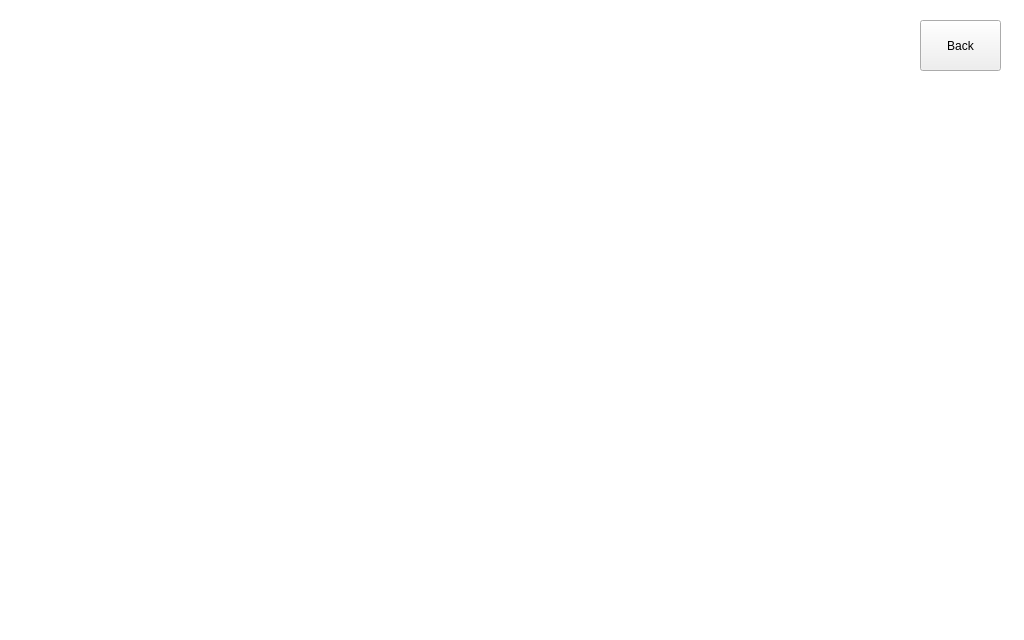
<?xml version="1.0" encoding="UTF-8"?>
<ui version="4.0">
 <class>MainWindow</class>
 <widget class="QMainWindow" name="MainWindow">
  <property name="geometry">
   <rect>
    <x>0</x>
    <y>0</y>
    <width>1024</width>
    <height>640</height>
   </rect>
  </property>
  <property name="minimumSize">
   <size>
    <width>1024</width>
    <height>640</height>
   </size>
  </property>
  <property name="maximumSize">
   <size>
    <width>1024</width>
    <height>640</height>
   </size>
  </property>
  <property name="windowTitle">
   <string>Reborn</string>
  </property>
  <property name="styleSheet">
   <string notr="true">QMainWindow {
	background:transparent;
}</string>
  </property>
  <widget class="QWidget" name="centralwidget">
   <property name="autoFillBackground">
    <bool>false</bool>
   </property>
   <property name="styleSheet">
    <string notr="true">QWidget#centralwidget {
	border-image:url(:/iGEM2012GUI/Resources/report-background.png);
	background:transparent;
}

QTabWidget {
	background:transparent;
	border:0px;
}

QTabBar::tab {
	background-image: url(:/iGEM2012GUI/Resources/ribbon.png);
	/*margin-left: 10px;*/
    width: 75px;
	height: 45px;
	font-family: @Verdana;
}

QTabBar::tab:selected {
	margin-left: 0px;
    width: 100px;
}



QPushButton {
	border-image: url(:/iGEM2012GUI/Resources/ui images/go-back.png);
}</string>
   </property>
   <widget class="QTabWidget" name="tabWidget">
    <property name="geometry">
     <rect>
      <x>0</x>
      <y>90</y>
      <width>981</width>
      <height>511</height>
     </rect>
    </property>
    <property name="styleSheet">
     <string notr="true"/>
    </property>
    <property name="tabPosition">
     <enum>QTabWidget::West</enum>
    </property>
    <property name="tabShape">
     <enum>QTabWidget::Rounded</enum>
    </property>
    <property name="currentIndex">
     <number>-1</number>
    </property>
    <property name="iconSize">
     <size>
      <width>16</width>
      <height>16</height>
     </size>
    </property>
    <property name="documentMode">
     <bool>true</bool>
    </property>
   </widget>
   <widget class="QPushButton" name="pushButton">
    <property name="geometry">
     <rect>
      <x>920</x>
      <y>20</y>
      <width>81</width>
      <height>51</height>
     </rect>
    </property>
    <property name="text">
     <string>Back</string>
    </property>
   </widget>
  </widget>
 </widget>
 <resources>
  <include location="igem2012gui.qrc"/>
 </resources>
 <connections/>
</ui>
